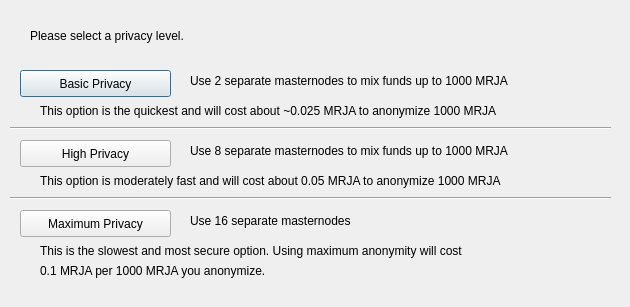
<?xml version="1.0" encoding="UTF-8"?>
<ui version="4.0">
 <class>DarksendConfig</class>
 <widget class="QDialog" name="DarksendConfig">
  <property name="geometry">
   <rect>
    <x>0</x>
    <y>0</y>
    <width>630</width>
    <height>307</height>
   </rect>
  </property>
  <property name="windowTitle">
   <string>Configure Darksend</string>
  </property>
  <widget class="QPushButton" name="buttonBasic">
   <property name="geometry">
    <rect>
     <x>20</x>
     <y>70</y>
     <width>151</width>
     <height>27</height>
    </rect>
   </property>
   <property name="text">
    <string>Basic Privacy</string>
   </property>
  </widget>
  <widget class="QPushButton" name="buttonHigh">
   <property name="geometry">
    <rect>
     <x>20</x>
     <y>140</y>
     <width>151</width>
     <height>27</height>
    </rect>
   </property>
   <property name="text">
    <string>High Privacy</string>
   </property>
  </widget>
  <widget class="QPushButton" name="buttonMax">
   <property name="geometry">
    <rect>
     <x>20</x>
     <y>210</y>
     <width>151</width>
     <height>27</height>
    </rect>
   </property>
   <property name="text">
    <string>Maximum Privacy</string>
   </property>
  </widget>
  <widget class="QLabel" name="label">
   <property name="geometry">
    <rect>
     <x>30</x>
     <y>20</y>
     <width>571</width>
     <height>31</height>
    </rect>
   </property>
   <property name="text">
    <string>Please select a privacy level.</string>
   </property>
  </widget>
  <widget class="QLabel" name="label_2">
   <property name="geometry">
    <rect>
     <x>190</x>
     <y>70</y>
     <width>421</width>
     <height>21</height>
    </rect>
   </property>
   <property name="text">
    <string>Use 2 separate masternodes to mix funds up to 1000 MRJA</string>
   </property>
  </widget>
  <widget class="QLabel" name="label_3">
   <property name="geometry">
    <rect>
     <x>190</x>
     <y>140</y>
     <width>411</width>
     <height>21</height>
    </rect>
   </property>
   <property name="text">
    <string>Use 8 separate masternodes to mix funds up to 1000 MRJA</string>
   </property>
  </widget>
  <widget class="QLabel" name="label_4">
   <property name="geometry">
    <rect>
     <x>190</x>
     <y>210</y>
     <width>421</width>
     <height>21</height>
    </rect>
   </property>
   <property name="text">
    <string>Use 16 separate masternodes</string>
   </property>
  </widget>
  <widget class="QLabel" name="label_6">
   <property name="geometry">
    <rect>
     <x>40</x>
     <y>100</y>
     <width>561</width>
     <height>21</height>
    </rect>
   </property>
   <property name="text">
    <string>This option is the quickest and will cost about ~0.025 MRJA to anonymize 1000 MRJA</string>
   </property>
  </widget>
  <widget class="QLabel" name="label_7">
   <property name="geometry">
    <rect>
     <x>40</x>
     <y>170</y>
     <width>561</width>
     <height>21</height>
    </rect>
   </property>
   <property name="text">
    <string>This option is moderately fast and will cost about 0.05 MRJA to anonymize 1000 MRJA</string>
   </property>
  </widget>
  <widget class="QLabel" name="label_8">
   <property name="geometry">
    <rect>
     <x>40</x>
     <y>240</y>
     <width>561</width>
     <height>21</height>
    </rect>
   </property>
   <property name="text">
    <string>This is the slowest and most secure option. Using maximum anonymity will cost</string>
   </property>
  </widget>
  <widget class="QLabel" name="label_9">
   <property name="geometry">
    <rect>
     <x>40</x>
     <y>260</y>
     <width>561</width>
     <height>21</height>
    </rect>
   </property>
   <property name="text">
    <string>0.1 MRJA per 1000 MRJA you anonymize.</string>
   </property>
  </widget>
  <widget class="Line" name="line">
   <property name="geometry">
    <rect>
     <x>10</x>
     <y>120</y>
     <width>601</width>
     <height>16</height>
    </rect>
   </property>
   <property name="orientation">
    <enum>Qt::Horizontal</enum>
   </property>
  </widget>
  <widget class="Line" name="line_2">
   <property name="geometry">
    <rect>
     <x>10</x>
     <y>190</y>
     <width>601</width>
     <height>16</height>
    </rect>
   </property>
   <property name="orientation">
    <enum>Qt::Horizontal</enum>
   </property>
  </widget>
 </widget>
 <resources/>
 <connections/>
</ui>
